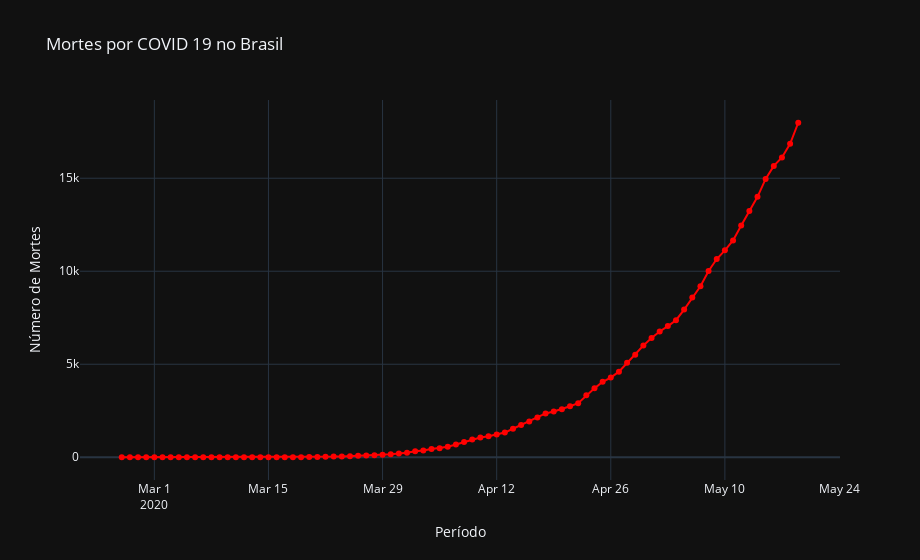

The code cell stored with this chart in its notebook:
### Markdown cell above
### Número de Mortes

### Code cell
fig = go.Figure()

fig.add_trace(
    go.Scatter( x=brasil.observationdate, y=brasil.deaths,  name='Número de Mortes', mode='lines+markers',
        line=dict(color='red')
        )
)
fig.update_layout(title='Mortes por COVID 19 no Brasil', 
    xaxis_title='Período', 
    yaxis_title='Número de Mortes', 
    template='plotly_dark',
    width=920)
fig.show()
